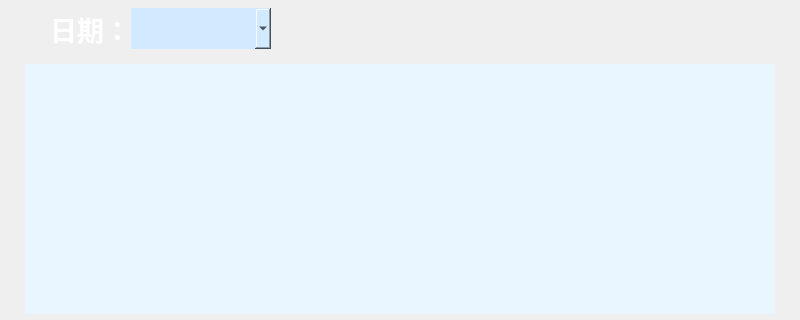
<?xml version="1.0" encoding="UTF-8"?>
<ui version="4.0">
 <class>HistoryData</class>
 <widget class="QWidget" name="HistoryData">
  <property name="geometry">
   <rect>
    <x>0</x>
    <y>0</y>
    <width>800</width>
    <height>320</height>
   </rect>
  </property>
  <property name="windowTitle">
   <string>Form</string>
  </property>
  <widget class="QTableView" name="tableView">
   <property name="geometry">
    <rect>
     <x>25</x>
     <y>64</y>
     <width>750</width>
     <height>250</height>
    </rect>
   </property>
   <property name="sizePolicy">
    <sizepolicy hsizetype="Preferred" vsizetype="Preferred">
     <horstretch>0</horstretch>
     <verstretch>0</verstretch>
    </sizepolicy>
   </property>
   <property name="focusPolicy">
    <enum>Qt::NoFocus</enum>
   </property>
   <property name="styleSheet">
    <string notr="true">background:rgb(233,245,255);alternate-background-color: rgb(209,234,255);
</string>
   </property>
   <property name="frameShape">
    <enum>QFrame::NoFrame</enum>
   </property>
   <property name="frameShadow">
    <enum>QFrame::Plain</enum>
   </property>
   <property name="editTriggers">
    <set>QAbstractItemView::NoEditTriggers</set>
   </property>
   <property name="alternatingRowColors">
    <bool>true</bool>
   </property>
   <property name="selectionMode">
    <enum>QAbstractItemView::NoSelection</enum>
   </property>
   <property name="textElideMode">
    <enum>Qt::ElideNone</enum>
   </property>
   <attribute name="horizontalHeaderVisible">
    <bool>false</bool>
   </attribute>
   <attribute name="horizontalHeaderHighlightSections">
    <bool>false</bool>
   </attribute>
   <attribute name="horizontalHeaderStretchLastSection">
    <bool>false</bool>
   </attribute>
   <attribute name="verticalHeaderVisible">
    <bool>false</bool>
   </attribute>
   <attribute name="verticalHeaderCascadingSectionResizes">
    <bool>false</bool>
   </attribute>
   <attribute name="verticalHeaderHighlightSections">
    <bool>false</bool>
   </attribute>
  </widget>
  <widget class="QWidget" name="layoutWidget">
   <property name="geometry">
    <rect>
     <x>50</x>
     <y>8</y>
     <width>221</width>
     <height>41</height>
    </rect>
   </property>
   <layout class="QHBoxLayout" name="horizontalLayout">
    <property name="spacing">
     <number>0</number>
    </property>
    <item>
     <widget class="QLabel" name="label">
      <property name="sizePolicy">
       <sizepolicy hsizetype="Preferred" vsizetype="Preferred">
        <horstretch>0</horstretch>
        <verstretch>0</verstretch>
       </sizepolicy>
      </property>
      <property name="font">
       <font>
        <family>AR PL UKai CN</family>
        <pointsize>20</pointsize>
        <weight>75</weight>
        <bold>true</bold>
       </font>
      </property>
      <property name="styleSheet">
       <string notr="true">color:white;</string>
      </property>
      <property name="text">
       <string>日期：</string>
      </property>
      <property name="alignment">
       <set>Qt::AlignCenter</set>
      </property>
     </widget>
    </item>
    <item>
     <widget class="QComboBox" name="cbox_data">
      <property name="sizePolicy">
       <sizepolicy hsizetype="Expanding" vsizetype="Preferred">
        <horstretch>0</horstretch>
        <verstretch>0</verstretch>
       </sizepolicy>
      </property>
      <property name="minimumSize">
       <size>
        <width>0</width>
        <height>0</height>
       </size>
      </property>
      <property name="font">
       <font>
        <family>AR PL UKai CN</family>
        <pointsize>16</pointsize>
       </font>
      </property>
      <property name="styleSheet">
       <string notr="true">background-color: rgb(209, 234, 255);
border-radius: 1px;
text-align: center;</string>
      </property>
      <property name="currentIndex">
       <number>-1</number>
      </property>
      <property name="sizeAdjustPolicy">
       <enum>QComboBox::AdjustToContentsOnFirstShow</enum>
      </property>
      <property name="frame">
       <bool>true</bool>
      </property>
     </widget>
    </item>
   </layout>
  </widget>
 </widget>
 <resources/>
 <connections/>
</ui>
